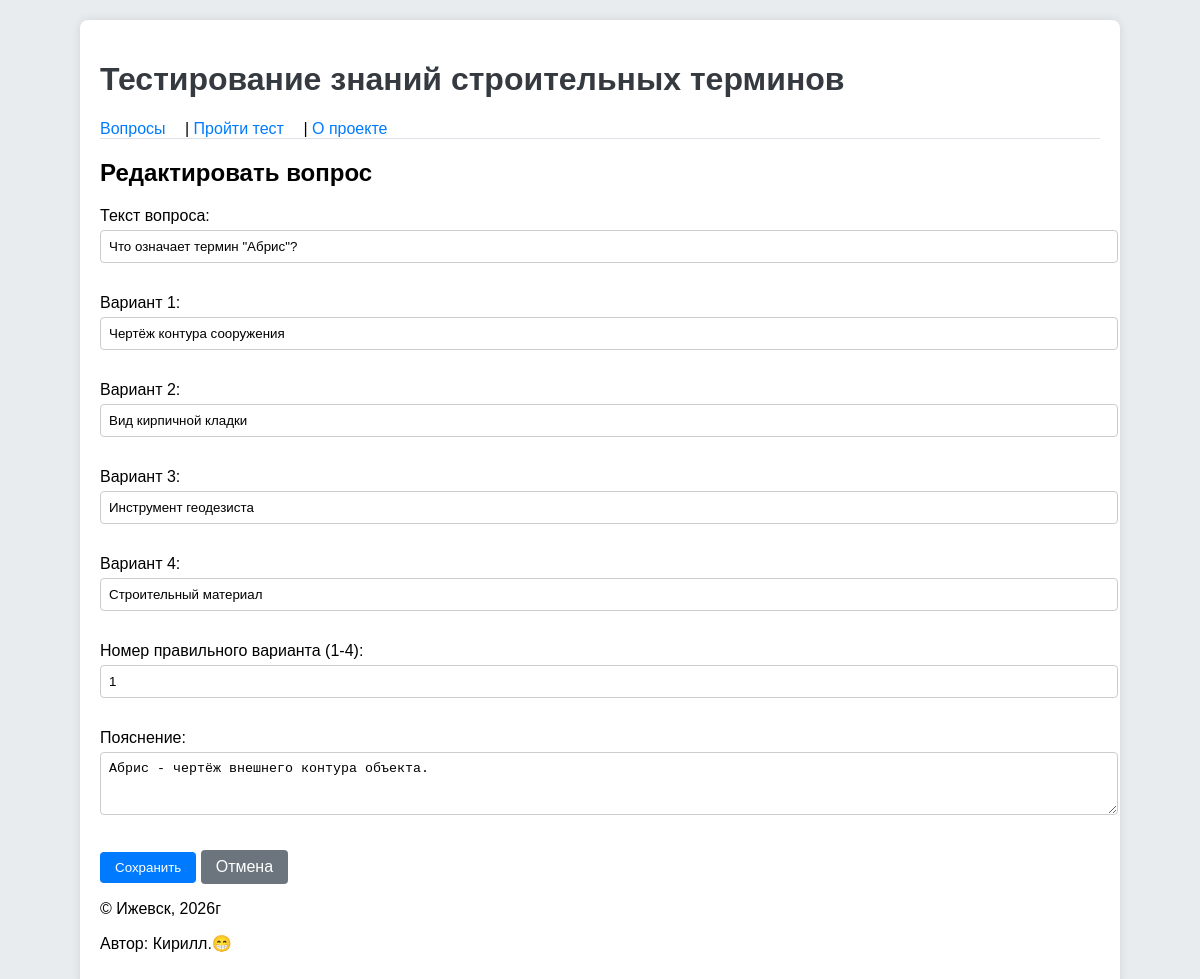
The app's page /question/1/edit/ with its own data.
### quiz/models.py (models this page shows, shortened)
class Question(models.Model):
    question_text = models.CharField(max_length=500, verbose_name="Текст вопроса")
    option1 = models.CharField(max_length=200, verbose_name="Вариант 1")
    option2 = models.CharField(max_length=200, verbose_name="Вариант 2")
    option3 = models.CharField(max_length=200, verbose_name="Вариант 3")
    option4 = models.CharField(max_length=200, verbose_name="Вариант 4")
    correct_option = models.PositiveSmallIntegerField(verbose_name="Правильный вариант (1-4)")
    explanation = models.TextField(verbose_name="Пояснение")
    class Meta:
        verbose_name = "Вопрос"
        verbose_name_plural = "Вопросы"

### quiz/views.py (the view)
# urls.py: path("question/<int:pk>/edit/", views.question_edit, name="question_edit"),
def question_edit(request, pk):
    question = get_object_or_404(Question, pk=pk)
    if request.method == "POST":
        form = QuestionForm(request.POST, instance=question)
        if form.is_valid():
            form.save()
            return redirect("quiz:question_detail", pk=question.pk)
    else:
        form = QuestionForm(instance=question)
    return render(
        request, "quiz/question_form.html", {"form": form, "title": "Редактировать вопрос"}
    )

### quiz/forms.py (shortened to what this page needs)
class QuestionForm(forms.ModelForm):
    class Meta:
        model = Question
        fields = [
            "question_text",
            "option1",
            "option2",
            "option3",
            "option4",
            "correct_option",
            "explanation",
        ]
        labels = {
            "question_text": "Текст вопроса",
            "option1": "Вариант 1",
            "option2": "Вариант 2",
            "option3": "Вариант 3",
            "option4": "Вариант 4",
            "correct_option": "Номер правильного варианта (1-4)",
            "explanation": "Пояснение",
        }
        widgets = {
            "explanation": forms.Textarea(attrs={"rows": 3}),
        }

### templates/quiz/question_form.html (shortened to what this page needs)
{% extends 'base.html' %}
{% block content %}
<h2>{{ title }}</h2>
<form method="post">
    {{ form.as_p }}
    <button type="submit" class="btn">Сохранить</button>
    <a href="{% url 'quiz:question_list' %}" class="btn btn-secondary">Отмена</a>
</form>
{% endblock %}

### static/css/style.css (style rules this page uses)
body { background-color: #e9ecef; font-family: Arial, sans-serif; margin: 0; padding: 20px; }
.btn { display: inline-block; padding: 8px 15px; background-color: #007bff; color: white; text-decoration: none; border-radius: 4px; border: none; cursor: pointer; }
.btn-secondary { background-color: #6c757d; }
form input, form textarea, form select { width: 100%; padding: 8px; margin: 5px 0 15px; border: 1px solid #ccc; border-radius: 4px; }

### records on screen
Question: question_text "Что означает термин \"Абрис\"?", option1 "Чертёж контура сооружения", option2 "Вид кирпичной кладки", option3 "Инструмент геодезиста", option4 "Строительный материал", correct_option "1", explanation "Абрис - чертёж внешнего контура объекта."

### other values on screen
{{ title }} "Редактировать вопрос"
